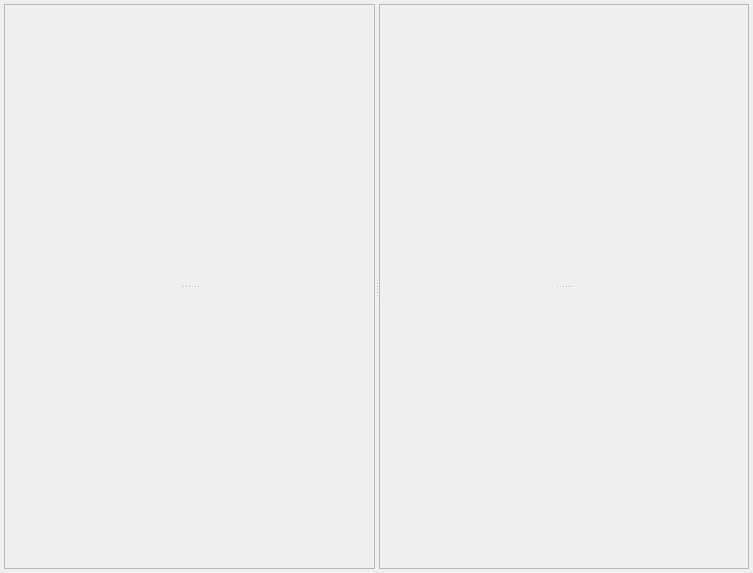
<?xml version="1.0" encoding="UTF-8"?>
<ui version="4.0">
 <class>OrthographicPlusWidget</class>
 <widget class="QWidget" name="OrthographicPlusWidget">
  <property name="geometry">
   <rect>
    <x>0</x>
    <y>0</y>
    <width>753</width>
    <height>573</height>
   </rect>
  </property>
  <property name="windowTitle">
   <string>Form</string>
  </property>
  <layout class="QVBoxLayout" name="verticalLayout">
   <property name="leftMargin">
    <number>4</number>
   </property>
   <property name="topMargin">
    <number>4</number>
   </property>
   <property name="rightMargin">
    <number>4</number>
   </property>
   <property name="bottomMargin">
    <number>4</number>
   </property>
   <item>
    <widget class="QSplitter" name="splitter">
     <property name="orientation">
      <enum>Qt::Horizontal</enum>
     </property>
     <widget class="QFrame" name="frame">
      <property name="frameShape">
       <enum>QFrame::StyledPanel</enum>
      </property>
      <property name="frameShadow">
       <enum>QFrame::Raised</enum>
      </property>
      <layout class="QHBoxLayout" name="horizontalLayout">
       <property name="leftMargin">
        <number>0</number>
       </property>
       <property name="topMargin">
        <number>0</number>
       </property>
       <property name="rightMargin">
        <number>0</number>
       </property>
       <property name="bottomMargin">
        <number>0</number>
       </property>
       <item>
        <widget class="QSplitter" name="splitter_2">
         <property name="orientation">
          <enum>Qt::Vertical</enum>
         </property>
         <widget class="SceneviewerWidget" name="xOrthographicView_widget" native="true"/>
         <widget class="SceneviewerWidget" name="full3DView_widget" native="true"/>
        </widget>
       </item>
      </layout>
     </widget>
     <widget class="QFrame" name="frame_2">
      <property name="frameShape">
       <enum>QFrame::StyledPanel</enum>
      </property>
      <property name="frameShadow">
       <enum>QFrame::Raised</enum>
      </property>
      <layout class="QHBoxLayout" name="horizontalLayout_2">
       <property name="leftMargin">
        <number>0</number>
       </property>
       <property name="topMargin">
        <number>0</number>
       </property>
       <property name="rightMargin">
        <number>0</number>
       </property>
       <property name="bottomMargin">
        <number>0</number>
       </property>
       <item>
        <widget class="QSplitter" name="splitter_3">
         <property name="orientation">
          <enum>Qt::Vertical</enum>
         </property>
         <widget class="SceneviewerWidget" name="zOrthographicView_widget" native="true"/>
         <widget class="SceneviewerWidget" name="yOrthographicView_widget" native="true"/>
        </widget>
       </item>
      </layout>
     </widget>
    </widget>
   </item>
  </layout>
 </widget>
 <customwidgets>
  <customwidget>
   <class>SceneviewerWidget</class>
   <extends>QWidget</extends>
   <header>opencmiss\zincwidgets\sceneviewerwidget.h</header>
   <container>1</container>
  </customwidget>
 </customwidgets>
 <resources/>
 <connections/>
</ui>
